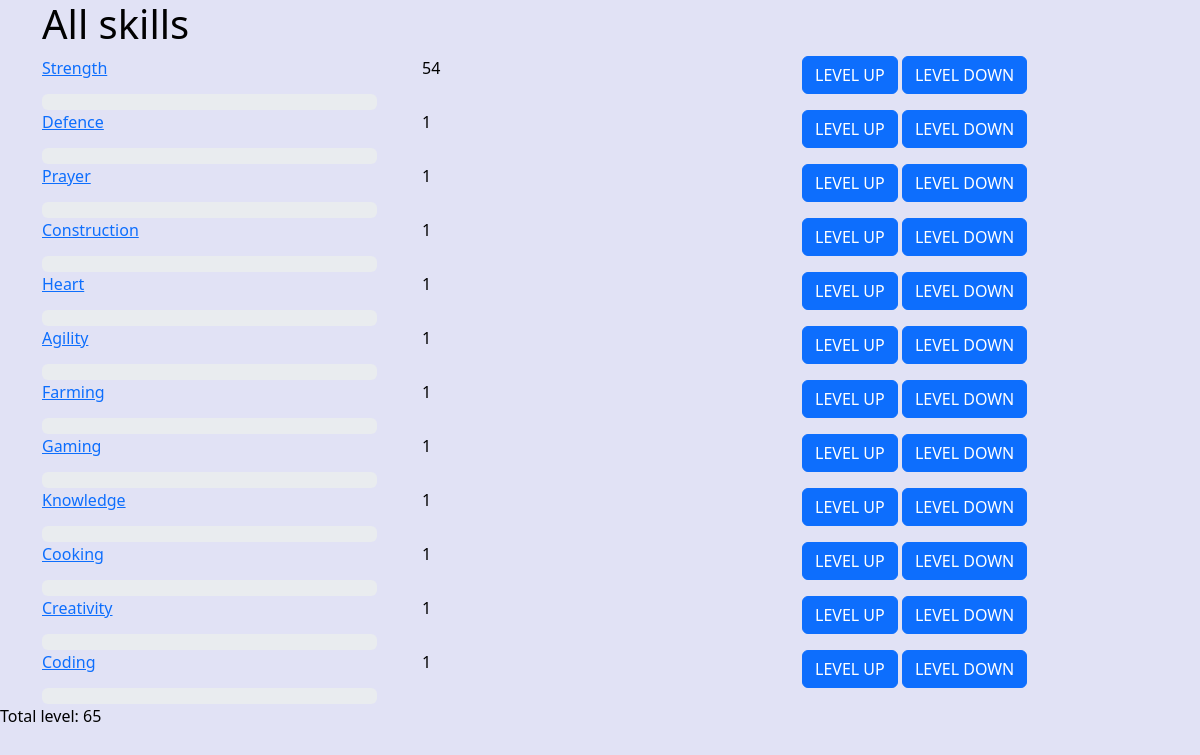
The page / on the database its author committed.
### app.py (models this page shows)
class Skill(db.Model):
    id = db.Column(db.Integer, primary_key=True)
    name = db.Column(db.String(50), nullable=False)
    level = db.Column(db.Integer, nullable=False)
    experience = db.Column(db.Float, default=0)
    description = db.Column(db.String(500), nullable=True)
    challenges = db.relationship('Challenge', backref='skill', lazy=True)

### app.py (the view)
@app.route('/')
def first_page():
    skills = Skill.query.all()
    return render_template("front.html", skills=skills, totalLevel = sum(skill.level for skill in skills))

### templates/front.html (shortened to what this page needs)
<!DOCTYPE html>
<html lang="en">
<head>
    <link rel="stylesheet" href="https://cdn.jsdelivr.net/npm/bootstrap@5.2.3/dist/css/bootstrap.min.css">
    <link rel="stylesheet" type="text/css" href="{{ url_for('static',filename='styles/main.css') }}">
</head>
<body>
    <div class="container">
        <h1>All skills</h1>
        {% if skills|length > 0 %}
            {% for skill in skills %}
            <div class="row mb-12">
                <div class="col-md-4">
                    <a href="#challenges-{{ skill.id }}" class="skill-name" data-bs-toggle="collapse" data-bs-placement="top" title="{{ skill.description }}">{{ skill.name }}</a>
                </div>
                <div class="col-md-4">{{ skill.level }}</div>
                <div class="col-md-4">
                    <form method="post" action="{{ url_for('update_skill_up') }}" style="display: inline;">
                        <button type="submit" class="btn btn-primary">LEVEL UP</button>
                    </form>
                    <form method="post" action="{{ url_for('update_skill_down') }}" style="display: inline;">
                        <button type="submit" class="btn btn-primary">LEVEL DOWN</button>
                    </form>
                </div>
            </div>
            <div class="progress" style="width: 30%;">
            </div>
            {% endfor %}
        {% endif %}
    </div>
   <p> Total level: {{ totalLevel }} </p>
</body>
</html>

### templates/front.html (style rules this page uses)
body { background-color: #e1e2f5; color: black; }

### rows shown on the page
Skill: name "Strength", level "54"
Skill: name "Defence", level "1"
Skill: name "Prayer", level "1"
Skill: name "Construction", level "1"
Skill: name "Heart", level "1"
Skill: name "Agility", level "1"
Skill: name "Farming", level "1"
Skill: name "Gaming", level "1"
Skill: name "Knowledge", level "1"
Skill: name "Cooking", level "1"
Skill: name "Creativity", level "1"
Skill: name "Coding", level "1"

### other values the page prints
{{ totalLevel }} "65"
